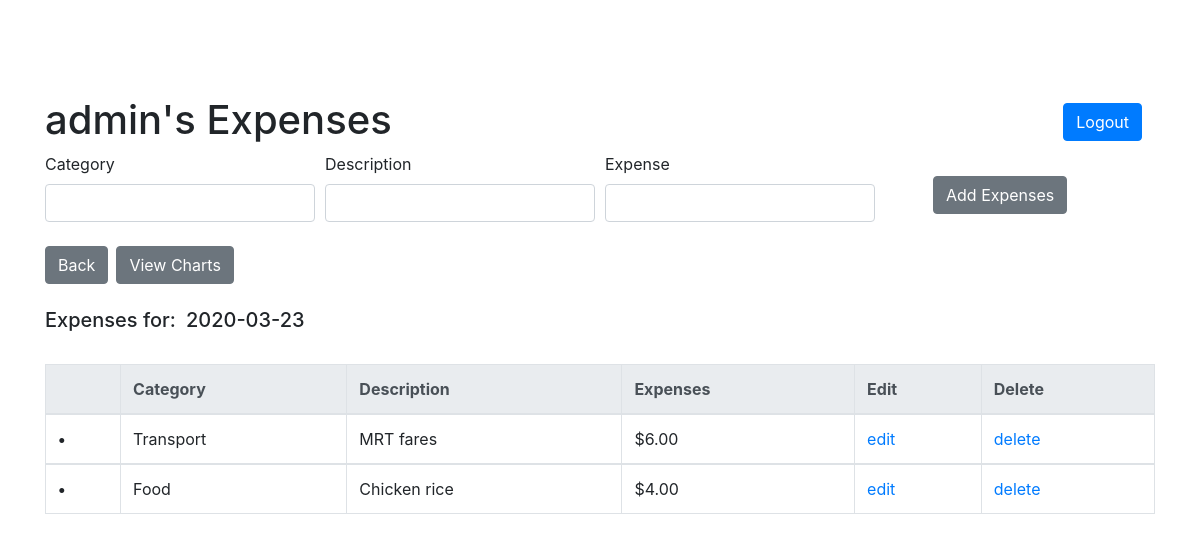
The page /expense/2020-03-23 (signed in) on the database its author committed.
### app.py (models this page shows, shortened)
class User(db.Model, UserMixin):
    __tablename__ = 'user'
    id = db.Column(db.Integer, primary_key=True)
    email = db.Column(db.String(30), unique=True, nullable=False)
    username = db.Column(db.String(10), unique=True, nullable=False)
    password = db.Column(db.String(128), nullable=False)
    expense_id = db.relationship('UserExpense', backref='expensedate', lazy='dynamic')

class UserExpense(db.Model):
    __tablename__ = 'user_expenses'
    id = db.Column(db.Integer, primary_key=True)
    userid = db.Column(db.Integer, db.ForeignKey('user.id'), nullable=False)
    category = db.Column(db.String(30))
    description = db.Column(db.String(50))
    expense = db.Column(db.Numeric(scale=2, asdecimal=True))
    expense_date = db.Column(db.Date, default=date.today())

### app.py (the view, shortened to what this page needs)
@app.route('/expense/<string:wkex_id>', methods=['GET','POST'])
@login_required
def userexpenses(wkex_id):
    form = NewExpense()
    userids = current_user.id
    name = current_user.username
    items = db.session.query(UserExpense).filter(UserExpense.userid==userids, UserExpense.expense_date==wkex_id)
    return render_template('expenses.html', normal='normal', title='Expenses',
                           form=form, items=items, name=name, ids=wkex_id)

### functions.py
class NewExpense(FlaskForm):
    category = StringField('Category',validators=[DataRequired()])
    description = StringField('Description', validators=[DataRequired()])
    expense = DecimalField('Expense', validators=[DataRequired(message="Numbers only")])
    submit = SubmitField('Add Expenses')

### app.py (called while the page is built)
@login_manager.user_loader
def load_user(user_id):
    return User.query.get(int(user_id))

### templates/expenses.html (shortened to what this page needs)
{% extends "layout.html" %}
{% block content %}
<br><br>
<h1>
    <br><span>{{name}}'s Expenses<span>
        <div class='btn float-right'>
            <a class="btn btn-primary" href="{{url_for('logout')}}">Logout</a>
        </div>
</h1>
    <div>
        <form method="POST" action="" >
            <div class="form-row">
                    <div class="col">
                        {{form.category.label(class="form-control-label")}}
                        {% if form.category.errors %}
                            {{ form.category(class="form-control form-control is-invalid") }}
                                <div class="invalid-feedback">
                                    {% for error in form.category.errors %}
                                        <span>{{ error }}</span>
                                    {% endfor %}
                                </div>
                        {% else %}
                            {{ form.category(class="form-control form-control") }}
                        {% endif %}
                    </div>
                    <div class="col">
                        {{form.description.label(class="form-control-label")}}
                        {% if form.description.errors %}
                            {{ form.description(class="form-control form-control is-invalid") }}
                                <div class="invalid-feedback">
                                    {% for error in form.description.errors %}
                                        <span>{{ error }}</span>
                                    {% endfor %}
                                </div>
                        {% else %}
                            {{ form.description(class="form-control form-control") }}
                        {% endif %}
                    </div>
                    <div class="col">
                        {{form.expense.label(class="form-control-label")}}
                        {% if form.expense.errors %}
                            {{ form.expense(class="form-control form-control is-invalid") }}
                                <div class="invalid-feedback">
                                    {% for error in form.expense.errors %}
                                        <span>{{ error }}</span>
                                    {% endfor %}
                                </div>
                        {% else %}
                            {{ form.expense(class="form-control form-control") }}
                        {% endif %}
                    </div>
                <div class="col"><br>
                    {{form.submit(class="btn btn-secondary mx-5")}}
                </div>
            </div>
        </form>
    </div>
    {% if normal %}
        <div><br>
            <div class='btn-toolbar'>
                <a href="{{url_for('overview')}}">
                    <button class="btn btn-secondary">Back</button>
                </a>
                <a href="{{ids}}/charts">
                    <button class="btn btn-secondary mx-2">View Charts</button>
                </a>
                <br>
            </div>
            <br>
            <h5>Expenses for:&ensp;{{ids}}</h5>
            <br>
            <table class="table table-bordered">
                <thead class="thead-light">
                    <tr>
                        <th scope="col"></th>
                        <th scope="col">Category</th>
                        <th scope="col">Description</th>
                        <th scope="col">Expenses</th>
                        <th scope="col">Edit</th>
                        <th scope="col">Delete</th>
                    </tr>
                </thead>
                <tbody>
                    {% for items in items %}
                    <tr>
                        <th scope="row">•</th>
                        <td>{{items.category}}</td>
                        <td>{{items.description}}</td>
                        <td>${{items.expense}}</td>
                        <td><a href="{{items.expense_date}}/{{items.id}}/update">edit</a></td>
                        <td><a href="{{items.expense_date}}/{{items.id}}/delete">delete</a></td>
                    </tr>
                </tbody>
                {% endfor %}
            </table>
        </div>
    {% endif %}
{% endblock content %}

### static/main.css (style rules this page uses)
body { background-color: rgb(255, 255, 255); }

### rows shown on the page
User: username "admin"
UserExpense: category "Transport", description "MRT fares", expense "6.00"
UserExpense: category "Food", description "Chicken rice", expense "4.00"

### other values the page prints
{{ ids }} "2020-03-23"
